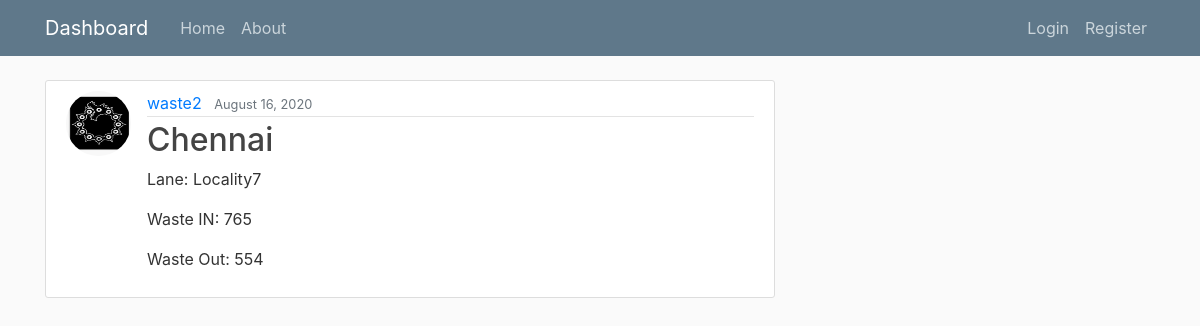
The page /post/8/ on the database its author committed.
### blog/models.py (models this page shows, shortened)
class Post(models.Model):
    title = models.CharField(max_length=100) #city
    Lane_name = models.TextField() #lane
    WasteIn = models.IntegerField(default=0)
    WasteOut = models.IntegerField(default=0)
    date_posted = models.DateTimeField(default=timezone.now) #auto_now records time of every update where as auto_now_add records just the time of creation
    author = models.ForeignKey(User, on_delete=models.CASCADE) #One to many from author to post | on_delete tells to delete all post of the user/author if he/she gets deleted

### users/models.py (models this page shows, shortened)
class Profile(models.Model):
    user = models.OneToOneField(User , on_delete = models.CASCADE)
    image = models.ImageField(default = 'default.jpg', upload_to = 'profilepics')

### blog/views.py (the view)
# urls.py: path('post/<int:pk>/', PostDetailView.as_view() , name = 'post-detail'),
class PostDetailView(DetailView):
    model = Post

### blog/templates/blog/post_detail.html (shortened to what this page needs)
{% extends 'blog/base.html'%}
{% block content %}
    <article class="media content-section">
    <img class = "rounded-circle article-img" src = "{{ object.author.profile.image.url }}">
    <div class="media-body">
        <div class="article-metadata">
        <a class="mr-2" href="{% url 'user-posts' object.author.username %}">{{ object.author }}</a>
        <small class="text-muted">{{ object.date_posted|date:"F d, Y" }}</small>
        </div>
        <h2 class="article-title">{{ object.title }}</h2>
        <p class="article-content">Lane: {{ post.Lane_name }}</p>
        <p class="article-content">Waste IN: {{ post.WasteIn }}</p>
        <p class="article-content">Waste Out: {{ post.WasteOut }}</p>
    </div>
    </article>
{% endblock content %}

### blog/static/blog/main.css (style rules this page uses)
body { background: #fafafa; color: #333333; margin-top: 5rem; }
h1, h2, h3, h4, h5, h6 { color: #444444; }
.content-section { background: #ffffff; padding: 10px 20px; border: 1px solid #dddddd; border-radius: 3px; margin-bottom: 20px; }
.article-title { color: #444444; }
.article-content { white-space: pre-line; }
.article-img { height: 65px; width: 65px; margin-right: 16px; }
.article-metadata { padding-bottom: 1px; margin-bottom: 4px; border-bottom: 1px solid #e3e3e3 }

### rows shown on the page
Post: author.profile.image (placeholder picture), author "waste2", date_posted "August 16, 2020", title "Chennai", Lane_name "Locality7", WasteIn "765", WasteOut "554"
